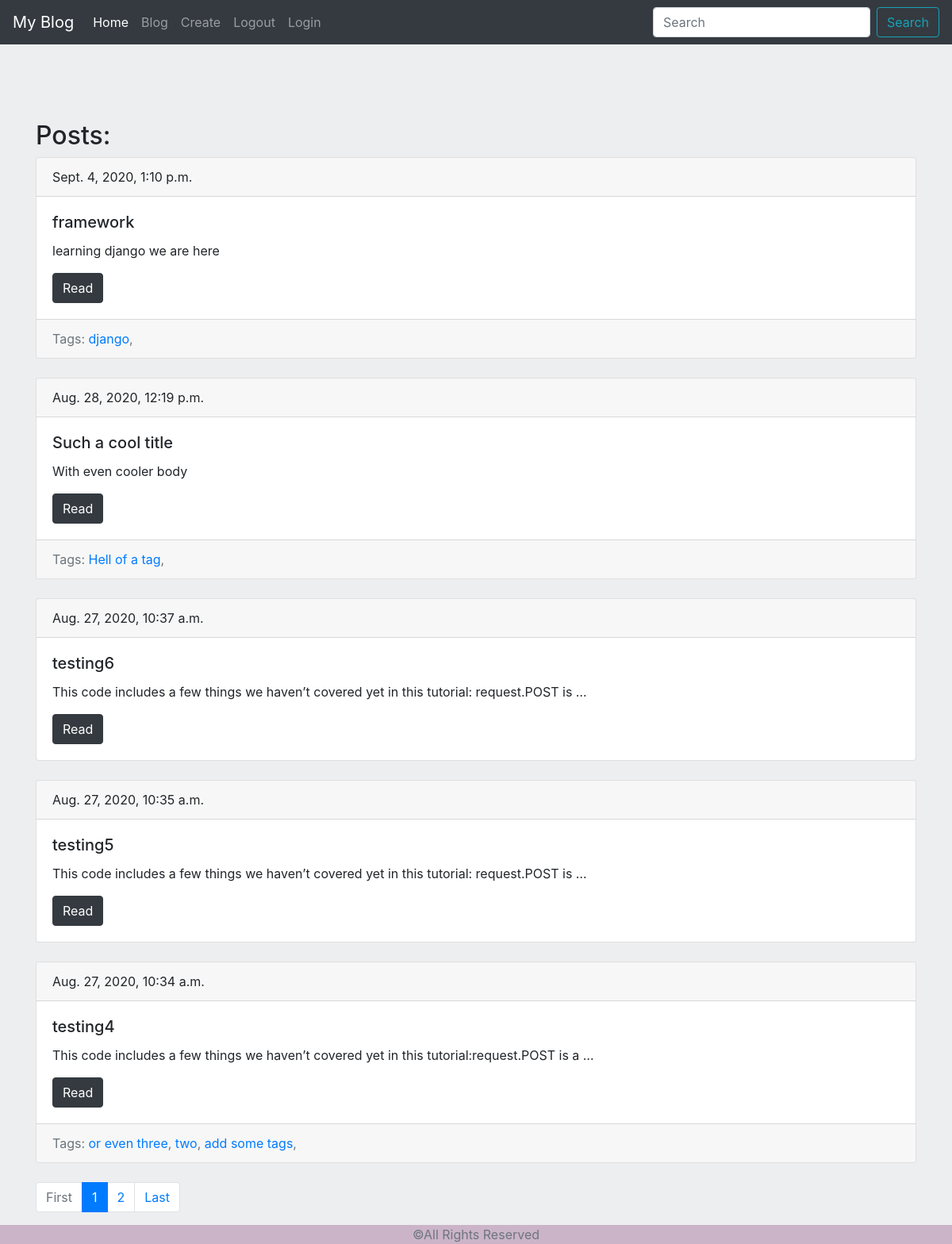
Screenshot of /blog/ with the database file from the repository.
### blog/models.py (models this page shows, shortened)
class Post(models.Model):
    body = models.TextField(db_index=True)
    title = models.CharField(max_length=40, db_index=True)
    pub_date = models.DateTimeField(auto_now_add=True)
    slug = models.SlugField(blank=True, max_length=50)
    tags = models.ManyToManyField('Tag', related_name='posts', blank=True)
    def get_absolute_url(self):
        kwargs = {
            'pk': self.pk,
            'slug': self.slug
        }
        return reverse('post_detail_url', kwargs=kwargs)
    class Meta:
        ordering = ['-pub_date']

class Tag(models.Model):
    title = models.CharField(max_length=30)
    slug = models.SlugField(max_length=50, unique=True)
    def get_absolute_url(self):
        return reverse('tag_detail_url', kwargs={'slug': self.slug})
    class Meta:
        ordering = ['title']

### blog/views.py (the view)
# urls.py: path('', Index.as_view(), name='index_url'),
class Index(generic.ListView):
    paginate_by = 5
    model = Post
    template_name = 'blog/base_blog.html'
    context_object_name = 'posts'
    def get_queryset(self):
        search = self.request.GET.get('search', '')
        if search != '':
            object_list = self.model.objects.filter(Q(title__icontains=search) | Q(body__icontains=search))
        else:
            object_list = self.model.objects.all()
        return object_list

### blog/templates/blog/base_blog.html (shortened to what this page needs)
{% extends 'base.html' %}
{% block content %}
    <div class="mt-5">
        <h2>Posts:</h2>
        {% for post in posts %}
            {% include 'blog/includes/post_card_template.html' %}
        {% endfor %}
    </div>
<nav aria-label="...">
  <ul class="pagination">
    <li class="page-item {% if not page_obj.has_previous %}disabled{% endif %}">
                <a class="page-link" href="?page=1">First</a>
    </li>
    {% for i in paginator.page_range %}
      {% if page_obj.number == i %}
        <li class="page-item active" aria-current="page">
           <a class="page-link"  href="?page={{ page_obj.number }}">{{ page_obj.number }}<span class="sr-only">(current)</span></a>
        </li>
      {% elif i > page_obj.number|add:-2 and i < page_obj.number|add:2 %}
        <li class="page-item" aria-current="page">
            <a class="page-link"  href="?page={{ i }}">{{ i }}<span class="sr-only">(current)</span></a>
        </li>
      {% endif %}
    {% endfor %}
    <li class="page-item {% if not page_obj.has_next %}disabled{%endif%}">
         <a class="page-link" href="?page={{ page_obj.paginator.num_pages }}">Last</a>
    </li>
  </ul>
</nav>
{% endblock %}

### blog/templates/blog/includes/post_card_template.html
<div class="card mb-4">
    <div class="card-header">
        {{ post.pub_date }}
    </div>
    <div class="card-body">
        <h5 class="card-title">{{ post.title }}</h5>
        <p class="card-text">{{ post.body|truncatewords:15 }}</p>
        <a href="{{ post.get_absolute_url }}" class="btn btn-dark">Read</a>
    </div>
    {% if post.tags.all %}
        <div class="card-footer text-muted">
            Tags:
            {% for tag in post.tags.all %}
            <a href="{{ tag.get_absolute_url }}">{{ tag.title }}</a>,
            {% endfor %}
        </div>
    {% endif %}
</div>

### rows the page displays
Post: pub_date "Sept. 4, 2020, 1:10 p.m.", title "framework", body "learning django we are here"
Tag: title "django"
Post: pub_date "Aug. 28, 2020, 12:19 p.m.", title "Such a cool title", body "With even cooler body"
Tag: title "Hell of a tag"
Post: pub_date "Aug. 27, 2020, 10:37 a.m.", title "testing6", body "This code includes a few things we haven’t covered yet in this tutorial: request.POST is …"
Post: pub_date "Aug. 27, 2020, 10:35 a.m.", title "testing5", body "This code includes a few things we haven’t covered yet in this tutorial: request.POST is …"
Post: pub_date "Aug. 27, 2020, 10:34 a.m.", title "testing4", body "This code includes a few things we haven’t covered yet in this tutorial:request.POST is a …"
Tag: title "or even three"
Tag: title "two"
Tag: title "add some tags"

### other values shown
{{ page_obj.number }} "1"
{{ i }} "2"
